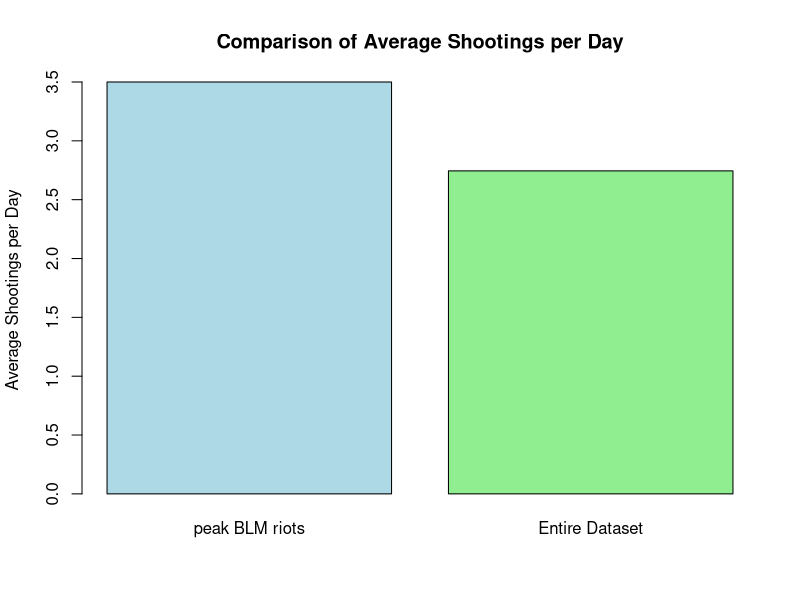
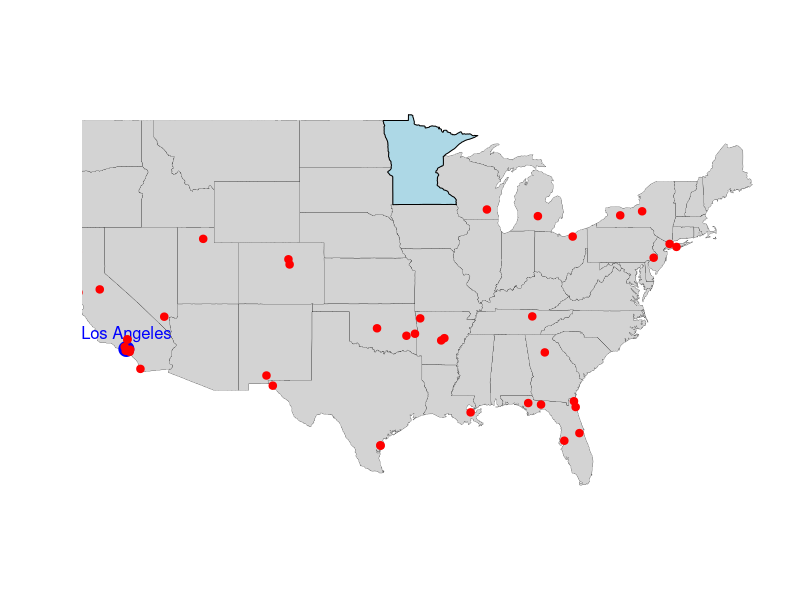
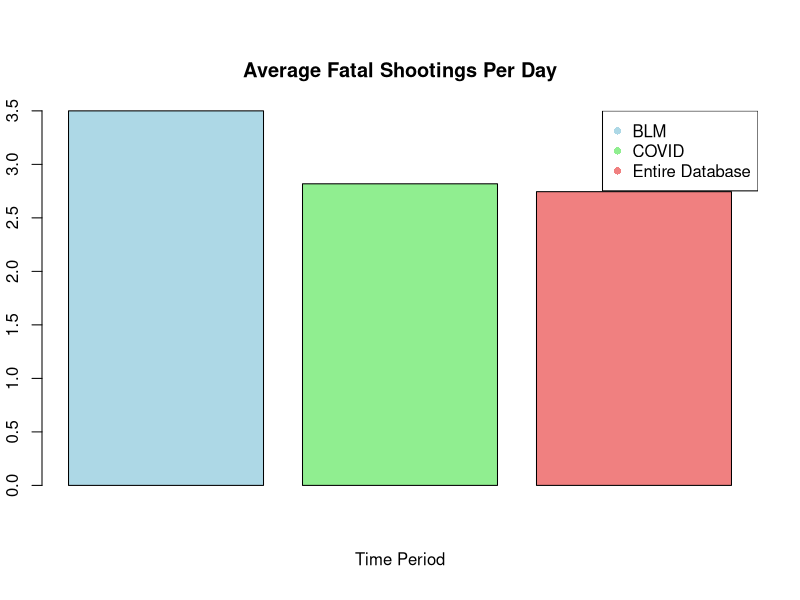
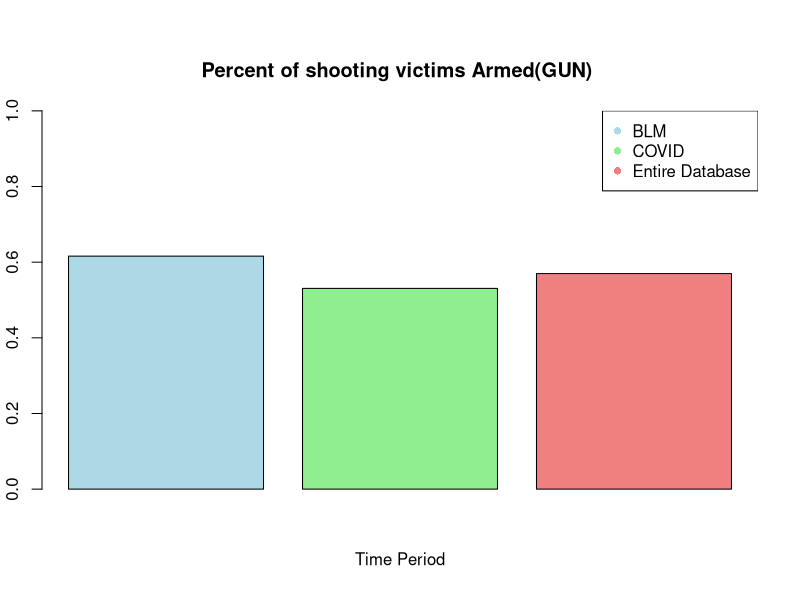
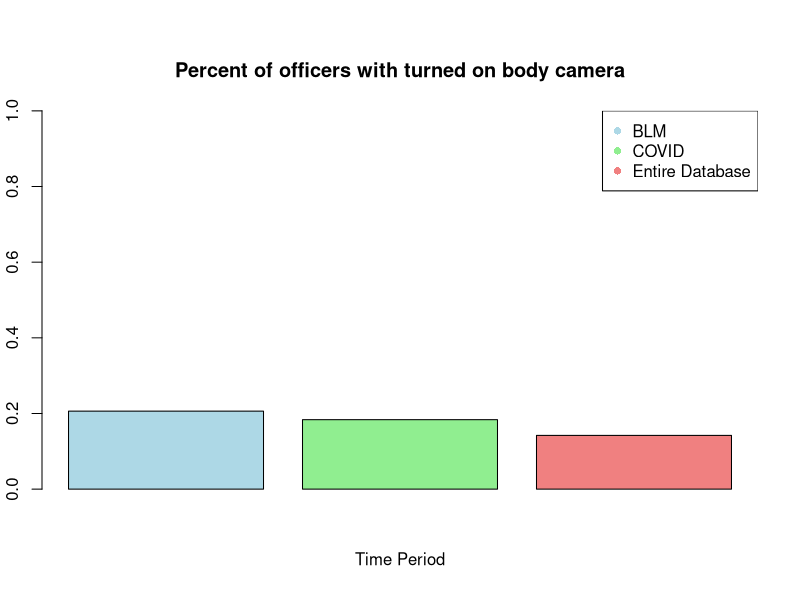
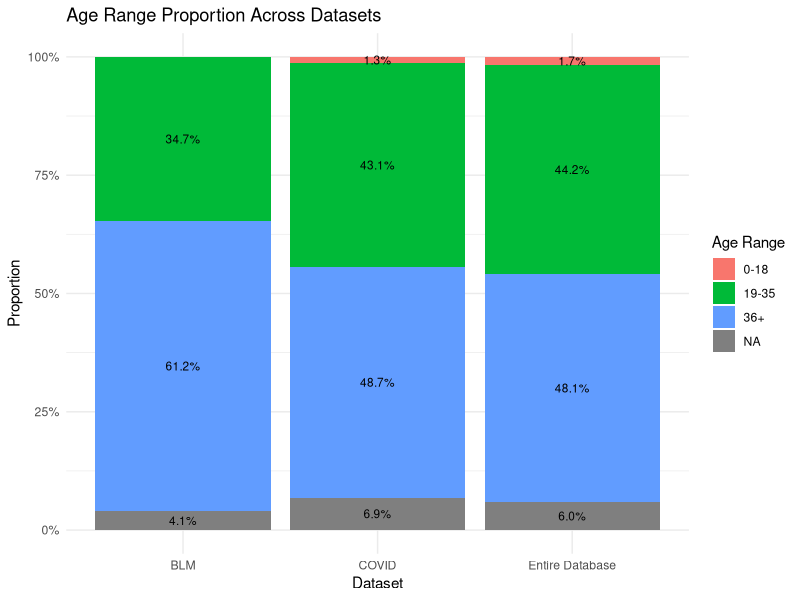
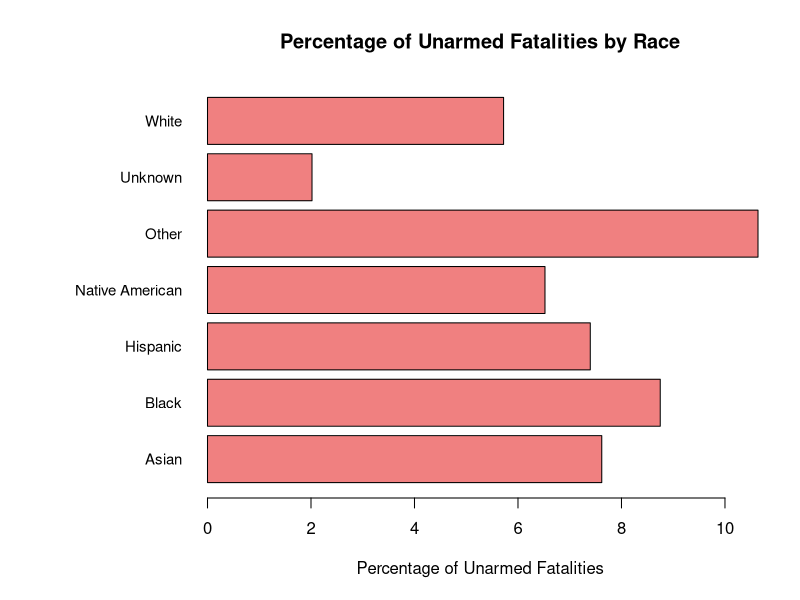
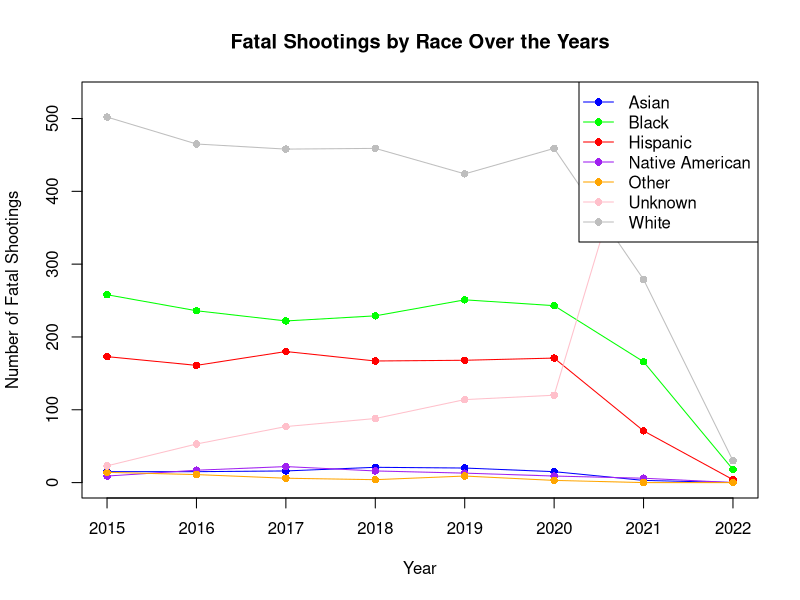

The R script that drew these images, in order:
## ---- chunk 1
#| code-fold: true
FatalShootingsStats <- read.csv("FatalPoliceShootings_US.csv")
head(FatalShootingsStats, 2)
## ---- chunk 2
#| code-fold: true
#Convert the `date` column to Date format so can extract the year
FatalShootingsStats$date <- as.Date(FatalShootingsStats$date, format = "%m/%d/%Y")
#Made new column for year as an int
FatalShootingsStats$year <- as.integer(format(FatalShootingsStats$date, "%Y"))


## ---- chunk 3
#| code-fold: true
library(dplyr)
# Convert the 'Date' column to Date type if it isn't already
FatalShootingsStats$date <- as.Date(FatalShootingsStats$date, format = "%Y-%m-%d")  # Adjust format if needed

# Specify the two specific dates you want to check
date1 <- as.Date("2020-05-26")  # Example date 1
date2 <- as.Date("2020-06-08")  # Example date 2

# Filter data for those two dates and count the total number of shootings
shootings_period <- FatalShootingsStats %>%
  filter(date >= date1 & date <= date2)
 
# Number of unique days in the time period
unique_days_period <- length(seq.Date(date1, date2, by = "day"))

# Total number of shootings in the time period
total_shootings_period <- nrow(shootings_period)

# Average shootings per day for the time period (including all days in the range)
avg_shootings_per_day_period <- total_shootings_period / unique_days_period

# 2. Calculate the average number of shootings per day for the entire dataset
# Find the first and last dates in the dataset
first_date <- min(FatalShootingsStats$date)
last_date <- max(FatalShootingsStats$date)

# Number of unique days in the entire dataset (including all days between the first and last date)
unique_days_total <- length(seq.Date(first_date, last_date, by = "day"))

# Total number of shootings in the entire dataset
total_shootings_total <- nrow(FatalShootingsStats)

# Average shootings per day for the entire dataset (including all days in the range)
avg_shootings_per_day_total <- total_shootings_total / unique_days_total

# Print the results
cat("Average shootings per day for the period from May 26, 2020 to June 8, 2020 :", avg_shootings_per_day_period, "\n")
cat("Average shootings per day for the entire dataset:", avg_shootings_per_day_total, "\n")

## ---- chunk 4
#| code-fold: true
# Create a vector with the two averages
average_shootings <- c(avg_shootings_per_day_period, avg_shootings_per_day_total)

# Create a bar plot
barplot(average_shootings, 
        names.arg = c("peak BLM riots", "Entire Dataset"), 
        main = "Comparison of Average Shootings per Day", 
        ylab = "Average Shootings per Day", 
        col = c("lightblue", "lightgreen"), 
        border = "black")

## ---- chunk 5
#| code-fold: true
library(maps)
state_to_highlight <- "Minnesota"

# Basic Map Plot
maps::map("state", col = "lightgray", fill = TRUE, bg = "white", lwd = 0.2)  # Draw USA map
maps::map("state", region = state_to_highlight, col = "lightblue", fill = TRUE, add = TRUE)

# Overlay points for Los Angeles and Miami
# Coordinates for Los Angeles
points(-118.2437, 34.0522, col = "blue", pch = 19, cex = 2)  # Los Angeles

# Optionally, add text labels for the cities
text(-118.2437, 34.0522, "Los Angeles", pos = 3, col = "blue", cex = 1)

# Overlay points (longitude, latitude) on the map
points(shootings_period$longitude, shootings_period$latitude, col = "red", pch = 20, cex = 1.5)

## ---- chunk 6
#| code-fold: true
library(maps)

library(tidyverse)
library(dplyr)
library(ggplot2)

# Convert the 'Date' column to Date type if it isn't already
FatalShootingsStats$date <- as.Date(FatalShootingsStats$date, format = "%Y-%m-%d")  

#filtering data by covid lockdown timeline
during_date1 <- as.Date("2020-03-15")  # main US lockdown start
during_date2 <- as.Date("2021-05-01")  # need to find sorce for this date
during_covid <- FatalShootingsStats %>%
  filter(date >= during_date1 & date <= during_date2)

before_date1 <- min(FatalShootingsStats$date)  
before_date2 <- as.Date("2020-03-14")
before_covid <- FatalShootingsStats %>%
  filter(date >= before_date1 & date <= before_date2)

after_date1 <- as.Date("2021-05-01")  
after_date2 <- max(FatalShootingsStats$date)
after_covid <- FatalShootingsStats %>%
  filter(date >= after_date1 & date <= after_date2)

#total number of shootings per time period
total_shootings_during <- nrow(during_covid)
total_shootings_before <- nrow(before_covid)
total_shootings_after <- nrow(after_covid)

#total number of days in time period
unique_days_during <- length(seq.Date(during_date1, during_date2, by = "day"))
unique_days_before <- length(seq.Date(before_date1, before_date2, by = "day"))
unique_days_after <- length(seq.Date(after_date1, after_date2, by = "day"))

#shootings per day
avg_shootings_during <- total_shootings_during / unique_days_during
avg_shootings_before <- total_shootings_before / unique_days_before
avg_shootings_after <- total_shootings_after / unique_days_after

cat("Before the lockdowns: Total shootings ",total_shootings_before," Average shootings per day", avg_shootings_before, "\n")
cat("During the lockdowns: Total shootings ",total_shootings_during," Average shootings per day", avg_shootings_during, "\n")
cat("After the lockdowns: Total shootings ",total_shootings_after," Average shootings per day", avg_shootings_after, "\n")
#cat("Number of days in dataset before lockdowns ",unique_days_before,"\n", "Number of days in dataset during lockdowns ",unique_days_during,"\n","Number of days in dataset after lockdowns ",unique_days_after,"\n")

## ---- chunk 7
#| code-fold: true
#"Arkansas", "Iowa", "Nebraska", "North Dakota", "South Dakota", "Utah", "Wyomming"
## Arkansas data 
before_ar <- before_covid %>%
  filter(before_covid$state == "AR" | before_covid$state == "IA" | before_covid$state == "NE" | before_covid$state == "ND" | before_covid$state == "SD" | before_covid$state == "UT" | before_covid$state == "WY" )
during_ar <- during_covid %>%
  filter(during_covid$state == "AR" | during_covid$state == "IA" | during_covid$state == "NE" | during_covid$state == "ND" | during_covid$state == "SD" | during_covid$state == "UT" | during_covid$state == "WY" )
after_ar <- after_covid %>%
  filter(after_covid$state == "AR" | after_covid$state == "IA" | after_covid$state == "NE" | after_covid$state == "ND" | after_covid$state == "SD" | after_covid$state == "UT" | after_covid$state == "WY" )


#total number of shootings per time period
total_shootings_Bar <- nrow(during_ar)
total_shootings_Dar <- nrow(before_ar)
total_shootings_Aar <- nrow(after_ar)


#shootings per day
state_avg_shootings_during <- total_shootings_Dar / unique_days_during
state_avg_shootings_before <- total_shootings_Bar / unique_days_before
state_avg_shootings_after <- total_shootings_Aar / unique_days_after

cat("Shootings per day during COVID-19 in states with no enforced lockdowns",state_avg_shootings_during,"\n",  "Shootings per day before COVID-19 in states with no enforced lockdowns",state_avg_shootings_before,"\n", "Shootings per day after COVID-19in  states with no enforced lockdowns",state_avg_shootings_after)

## ---- chunk 8
#| code-fold: true
#BLM
date1 <- as.Date("2020-05-26")  # Example date 1
date2 <- as.Date("2020-06-08")  # Example date 2
# Filter data for those two dates and count the total number of shootings
shootings_period <- FatalShootingsStats %>%
  filter(date >= date1 & date <= date2)
# Number of unique days in the time period
unique_days_period <- length(seq.Date(date1, date2, by = "day"))
# Total number of shootings in the time period
total_shootings_period <- nrow(shootings_period)
avg_shootings_per_day_BLM <- total_shootings_period / unique_days_period


#Lockdowns
during_date1 <- as.Date("2020-03-15")  # main US lockdown start
during_date2 <- as.Date("2021-05-01")  # need to find sorce for this date
during_covid <- FatalShootingsStats %>%
  filter(date >= during_date1 & date <= during_date2)
total_shootings_during <- nrow(during_covid)
#total number of days in time period
unique_days_during <- length(seq.Date(during_date1, during_date2, by = "day"))
#shootings per day
avg_shootings_duringCovid <- total_shootings_during / unique_days_during

bodycam_true <- c(sum(during_covid$body_camera == "TRUE"), sum(shootings_period$body_camera == "TRUE"), sum(FatalShootingsStats$body_camera == "TRUE"))

bodycam_percent <- c((bodycam_true[1]/nrow(during_covid)), (bodycam_true[2]/nrow(shootings_period)),(bodycam_true[3]/nrow(FatalShootingsStats)))

average_age <- c(mean(during_covid$age, na.rm = TRUE), mean(shootings_period$age, na.rm = TRUE), mean(FatalShootingsStats$age, na.rm = TRUE))

avg_shootings <-  c(avg_shootings_per_day_BLM, avg_shootings_duringCovid, avg_shootings_per_day_total)

gun_armedp <- c((sum(during_covid$armed == "gun") /nrow(during_covid)), (sum(shootings_period$armed == "gun") /nrow(shootings_period)), (sum(FatalShootingsStats$armed == "gun") / nrow(FatalShootingsStats)))

unarmed_armedp <- c((sum(during_covid$armed == "unarmed") /nrow(during_covid)), (sum(shootings_period$armed == "unarmed") / nrow(shootings_period)), (sum(FatalShootingsStats$armed == "unarmed") / nrow(FatalShootingsStats)))

car_armedp <- c((sum(during_covid$armed == "Vehicle") / nrow(during_covid)), (sum(shootings_period$armed == "Vehicle") / nrow(shootings_period)), (sum(FatalShootingsStats$armed == "Vehicle") / nrow(FatalShootingsStats)))

mental_illness <- c(sum(during_covid$signs_of_mental_illness == "TRUE")/nrow(during_covid), sum(shootings_period$signs_of_mental_illness == "TRUE")/nrow(shootings_period), sum(FatalShootingsStats$signs_of_mental_illness == "TRUE")/nrow(FatalShootingsStats))


BLM_Covid <- data.frame(avg_shootings, round(average_age, 1), bodycam_percent, gun_armedp, unarmed_armedp, car_armedp, mental_illness) 
names(BLM_Covid) <- c("Average Fatal Shootings Per Day", "Average Age", "Percent of officers with turned on body camera", "Armed (gun)", "Unarmed", "Armed (car)", "Signs of mental illness")
rownames(BLM_Covid) <- c("BLM", "Covid-19", "Entire Dataset")
BLM_Covid
## ---- chunk 9
#| code-fold: true
# showing interesting data points
time_period <- c("BLM", "COVID", "Entire Database")
colors <- c("lightblue", "lightgreen", "lightcoral")
barplot(BLM_Covid$`Average Fatal Shootings Per Day`, 
        col = colors,
        main = "Average Fatal Shootings Per Day",
        xlab = "Time Period",  )
legend("topright", legend = time_period , col = colors, pch = 16 ) #TO FIX make sure legend is not on top of figure
#armed (gun)
time_period <- c("BLM", "COVID", "Entire Database")
colors <- c("lightblue", "lightgreen", "lightcoral")
barplot(BLM_Covid$`Armed (gun)`, 
        col = colors,
        main = "Percent of shooting victims Armed(GUN) ",
        xlab = "Time Period", ylim = c(0,1))
legend("topright", legend = time_period , col = colors, pch = 16 ) 
#
time_period <- c("BLM", "COVID", "Entire Database")
colors <- c("lightblue", "lightgreen", "lightcoral")
barplot(BLM_Covid$`Percent of officers with turned on body camera`, 
        col = colors,
        main = "Percent of officers with turned on body camera",
        xlab = "Time Period", ylim = c(0,1))
legend("topright", legend = time_period , col = colors, pch = 16) 
# another option changing lables into x axis 
## ---- chunk 10
#| code-fold: true
shootings_period$age <- as.numeric(as.character(shootings_period$age))
during_covid$age <- as.numeric(as.character(during_covid$age))
FatalShootingsStats$age <- as.numeric(as.character(FatalShootingsStats$age))
# Add AgeRange dynamically to each dataset
shootings_period$AgeRange <- cut(
  shootings_period$age,
  breaks = c(0, 18, 35, Inf),
  labels = c("0-18", "19-35", "36+"),
  right = FALSE
)
during_covid$AgeRange <- cut(
  during_covid$age,
  breaks = c(0, 18, 35, Inf),
  labels = c("0-18", "19-35", "36+"),
  right = FALSE
)
FatalShootingsStats$AgeRange <- cut(
  FatalShootingsStats$age,
  breaks = c(0, 18, 35, Inf),
  labels = c("0-18", "19-35", "36+"),
  right = FALSE
)

# Add a dataset column for identification
shootings_period$Dataset <- "BLM"
during_covid$Dataset <- "COVID"
FatalShootingsStats$Dataset <- "Entire Database"

# Combine datasets into one
combined_data <- bind_rows(shootings_period, during_covid, FatalShootingsStats)

# Calculate proportions
summary_data <- combined_data %>%
  group_by(Dataset, AgeRange) %>%
  summarise(Count = n(), .groups = "drop") %>%
  group_by(Dataset) %>%
  mutate(Proportion = Count / sum(Count))

# Create a stacked bar graph with proportions
ggplot(summary_data, aes(x = Dataset, y = Proportion, fill = AgeRange)) +
  geom_bar(stat = "identity", position = "stack") +
  geom_text(
    aes(label = scales::percent(Proportion, accuracy = 0.1)), # Format as percentage
    position = position_stack(vjust = 0.5), # Place text in the middle of each segment
    size = 3 # Adjust text size
  ) +
  labs(
    title = "Age Range Proportion Across Datasets",
    x = "Dataset",
    y = "Proportion",
    fill = "Age Range"
  ) +
  scale_y_continuous(labels = scales::percent_format()) + # Display y-axis as percentages
  theme_minimal()
## ---- chunk 11
#| code-fold: true
# filtering data to include only unarmed incidents
unarmed_data <- subset(FatalShootingsStats, FatalShootingsStats$armed == "unarmed")

# count unarmed fatalities by race
unarmed_deaths_by_race <- aggregate(unarmed_data$armed, 
                                    by = list(Race = unarmed_data$race_name), 
                                    FUN = length)
colnames(unarmed_deaths_by_race)[2] <- "Unarmed_Deaths"

# count display
unarmed_deaths_by_race
# count total fatalities by race
total_deaths_by_race <- aggregate(FatalShootingsStats$armed, 
                                  by = list(Race = FatalShootingsStats$race_name), 
                                  FUN = length)

# ensure all races are represented in unarmed deaths by race
all_races <- unique(FatalShootingsStats$race_name)
unarmed_deaths_by_race <- aggregate(unarmed_data$armed, 
                                    by = list(Race = unarmed_data$race_name), 
                                    FUN = length)
unarmed_deaths_by_race <- merge(data.frame(Race = all_races), unarmed_deaths_by_race, 
                                by = "Race", all.x = TRUE)
unarmed_deaths_by_race[is.na(unarmed_deaths_by_race)] <- 0  # Replace NA with 0

# merge total deaths and unarmed deaths
race_unarmed_comparison <- merge(unarmed_deaths_by_race, total_deaths_by_race, 
                                 by = "Race", 
                                 suffixes = c("_Unarmed", "_Total"))

# calculate percentage of unarmed fatalities for each race
race_unarmed_comparison$Unarmed_Death_Percentage <- 
  (race_unarmed_comparison$x_Unarmed / race_unarmed_comparison$x_Total) * 100

# rename columns for clarity
colnames(race_unarmed_comparison) <- c("Race", "Unarmed_Deaths", "Total_Deaths", "Unarmed_Death_Percentage")

# display the updated data frame
race_unarmed_comparison

# adjust margins to give more space to labels
par(mar = c(5, 10, 4, 2) + 0.1) # Increase left margin for y-axis labels

# create a horizontal bar plot
barplot(race_unarmed_comparison$Unarmed_Death_Percentage,
names.arg = race_unarmed_comparison$Race,
main = "Percentage of Unarmed Fatalities by Race",
xlab = "Percentage of Unarmed Fatalities",
col = "lightcoral",
horiz = TRUE,       # Horizontal bars
las = 1,            # Ensure labels are horizontal on y-axis
cex.names = 0.9)    # Adjust label size if needed

# reset margins after plotting (optional if running multiple plots in sequence)
par(mar = c(5, 4, 4, 2) + 0.1)

# i think this code can be reused if we make the x axis the time period and show unarmed/armed deaths per race - sophia
## ---- chunk 12
# Check if the required columns exist
if (!all(c("year", "race_name") %in% colnames(FatalShootingsStats))) {
  stop("The columns 'year' and 'race_name' are missing in FatalShootingsStats.")
}

# Aggregate data to create race_year_counts
race_year_counts <- FatalShootingsStats %>%
  group_by(Year = year, Race = race_name) %>%  # Group by year and race
  summarise(Count = n(), .groups = "drop")    # Count occurrences and ungroup

# Ensure data completeness: Fill missing Year-Race combinations with zeros
race_year_counts <- race_year_counts %>%
  complete(Year, Race, fill = list(Count = 0))  # Fill missing combinations with 0 counts

# Verify the resulting dataset
print(head(race_year_counts))

# Ensure the dataset has the required columns: Year, Race, Count
# If not, aggregate data to create race_year_counts
if (!"Count" %in% colnames(race_year_counts)) {
  race_year_counts <- FatalShootingsStats %>%
    group_by(Year = year, Race = race_name) %>%
    summarise(Count = n(), .groups = "drop")
}

# Ensure data completeness: fill missing values with zeros for all combinations of Year and Race
race_year_counts <- race_year_counts %>%
  complete(Year, Race, fill = list(Count = 0))

# Set up an empty plot with the correct axes limits
plot(NULL, xlim = range(race_year_counts$Year, na.rm = TRUE), 
     ylim = c(0, max(race_year_counts$Count, na.rm = TRUE)), 
     xlab = "Year", ylab = "Number of Fatal Shootings", 
     main = "Fatal Shootings by Race Over the Years")

# Define colors for each race
race_colors <- c("blue", "green", "red", "purple", "orange", "pink", "gray")

# Get unique races
unique_races <- unique(race_year_counts$Race)

# Loop through each race to plot its line on the graph
for (i in 1:length(unique_races)) {
  # Subset data for the current race
  race_data <- subset(race_year_counts, Race == unique_races[i])
  
  # Ensure data is sorted by Year for proper line plotting
  race_data <- race_data[order(race_data$Year), ]
  
  # Plot the line for this race
  lines(race_data$Year, race_data$Count, type = "o", col = race_colors[i], pch = 16)
}

# Add a legend
legend("topright", legend = unique_races, col = race_colors, pch = 16, lty = 1)

## ---- chunk 13
#| code-fold: true

FatalShootingsStats$age <- as.numeric(as.character(FatalShootingsStats$age))

# Create AgeRange dynamically
FatalShootingsStats$AgeRange <- cut(
  FatalShootingsStats$age,
  breaks = c(0, 18, 35, Inf), # Define age range intervals
  labels = c("0-18", "19-35", "36+"),
  right = FALSE # Makes intervals inclusive on the left
)

# Summarize data to count individuals by Race and AgeRange
summary_data <- FatalShootingsStats %>%
  group_by(race, AgeRange) %>%
  summarise(Count = n(), .groups = "drop")

# Create the bar plot
ggplot(FatalShootingsStats, aes(x = race_name, y = age, fill = AgeRange)) +
  geom_bar(stat = "identity", position = "dodge") + # Position bars side by side
  labs(
    title = "Bar Plot of Races by Age Range",
    x = "Race",
    y = "Count"
  ) +
  scale_fill_brewer(palette = "Set2") + # Optional color palette
  theme_minimal() # Clean theme
